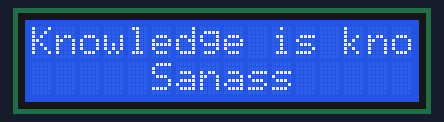
Bench run of a sketch on a simulated Arduino Uno, built with avr-gcc and run on an emulated ATmega328P. Parts: 16×2 character LCD.

Above: at 0.45 s.
At 1.95 s:
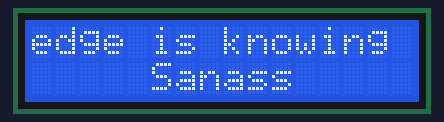
At 3.45 s:
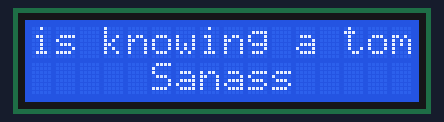
At 6.45 s:
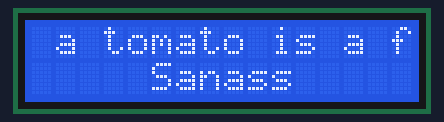
At 9.45 s:
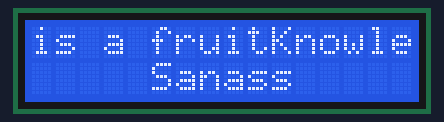
At 12.75 s:
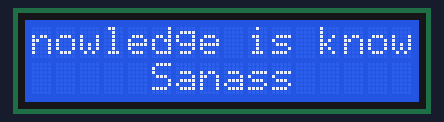

The sketch:

stopi2Lab3.ino
```cpp
// Sana Topia - 656545335 - stopi2
// LAB 3 - Scrolling Output
// Description: The lab requires displaying a favorite quote and your name on the
//               the LCD screen using the Ardunio. The quote and the name should display
//               scroll across the screen. the quote on the first line and the name on the second
// Assumption: None
 // TA = tanuj
 // Date: Sep 23 ,Time : 2:31pm

  #include <LiquidCrystal.h> // The library
// Define the pins connected to the LCD
  const int rs = 12, en = 11, d4 = 5, d5 = 4, d6 = 3, d7 = 2;
  LiquidCrystal lcd(rs, en, d4, d5, d6, d7); // Create an LCD object

// Quote to be displayed on the lCD
  const char* quote = "Knowledge is knowing a tomato is a fruit" ;
  int quoteLen = strlen(quote);

// Variables for timing and scrolling
  unsigned long previousMillis = 0; // Stores the last display time
  const long interval = 300;
  int scroll = 0; // Position of the scrolling text

//Initiazlie the LCD with 16 columns and 2 rows
// Array to tsore the name to be displayed
  void setup(){
    lcd.begin(16, 2);
    char name[17];
    sprintf(name, "Sanass");
    lcd.setCursor(5, 1);
    lcd.print(name);
  }

// Gets the current time in milliseconds
// Updates the display time and checks
  void loop(){
    unsigned long currentMill = millis();
    if(currentMill - previousMillis >= interval) {
      previousMillis = currentMill;
      // Set the cursor to the beginning of the first row
      // Display 16 characters of the quote
      lcd.setCursor(0, 0);
      for (int i = 0; i < 16; i++){
        //Print the character with wrapping around
        lcd.print(quote[(scroll + i) % quoteLen]);
      }
      // Increment the scrolling position.k
      scroll++;
        if(scroll >= quoteLen){
        scroll = 0;
        }
    }
  }
```

Measured:
- by itself, everything shown: repeats every 12.0 s, in 40 steps
